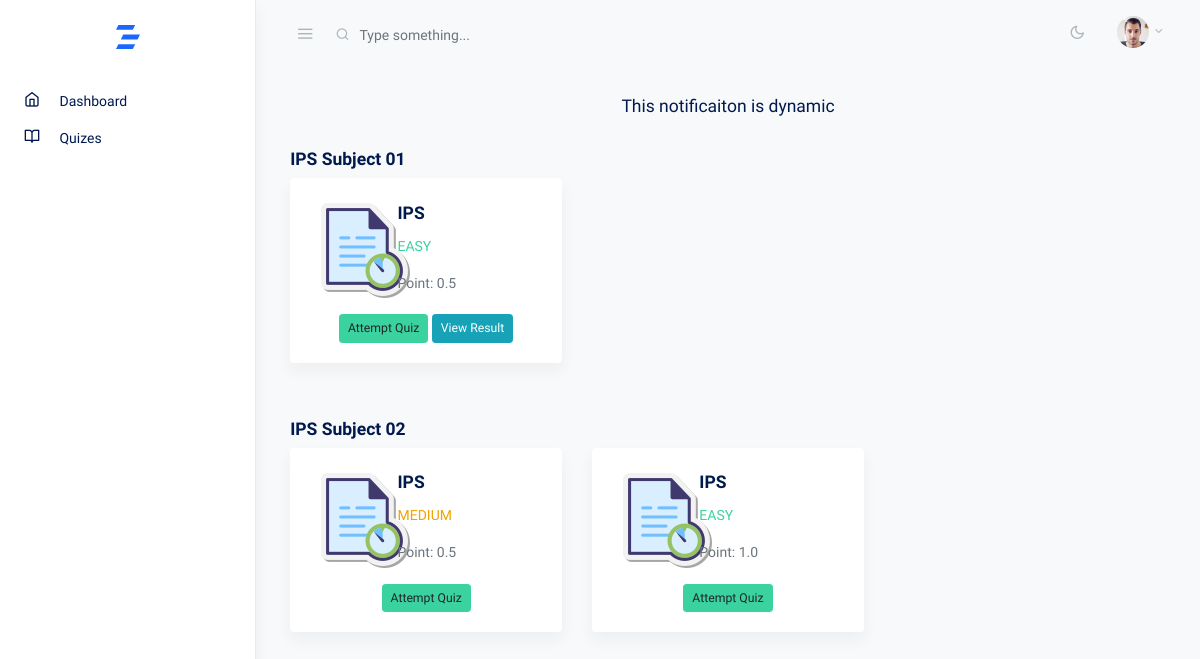
Page /home/ (signed in) on the committed database.
### core/models.py (models this page shows, shortened)
class Notification(models.Model):
    message = models.CharField(max_length=255)
    is_active = models.BooleanField(default=True)
    created_at = models.DateTimeField(auto_now_add=True)

### course/models.py (models this page shows, shortened)
class Subject(models.Model):
    course = models.ForeignKey(Course, on_delete=models.CASCADE)
    name = models.CharField(max_length=100)
    is_active = models.BooleanField(default=True)
    class Meta:
        verbose_name = "Subject"
        verbose_name_plural = "   Subjects"

class QuestionPattern(models.Model):
    TIER_CHOICES = [
        ('easy', 'Easy'),
        ('medium', 'Medium'),
        ('hard', 'Hard'),
    ]
    subject = models.ForeignKey(Subject, on_delete=models.CASCADE)
    tier = models.CharField(max_length=10, choices=TIER_CHOICES)
    exam_duration = models.PositiveIntegerField(default=30)
    points = models.FloatField(default=1.0, verbose_name="Points for each Question")
    random_serve = models.BooleanField(default=False)
    is_featured = models.BooleanField(default=False)
    total_questions_served = models.PositiveIntegerField(default=0, verbose_name="Total Questions Served")
    class Meta:
        verbose_name = "Question Pattern"
        verbose_name_plural = "  Question Patterns"

class Course(models.Model):
    name = models.CharField(max_length=100)
    slug = models.SlugField(unique=True)
    status = models.BooleanField(default=True)
    class Meta:
        verbose_name = "Course"
        verbose_name_plural = "    Courses"

### core/views.py (the view)
# urls.py: path('home/', views.home, name='home'),
@login_required
def home(request):
    user = request.user
    user_course = request.user.course
    f_quizzes = QuestionPattern.objects.filter(subject__course=user_course, is_featured=True).select_related('subject__course').order_by('subject__name')
    f_quizzes_grouped_by_subject = {}
    for subject, quizzes_in_subject in groupby(f_quizzes, lambda quiz: quiz.subject):
        f_quizzes_grouped_by_subject[subject] = list(quizzes_in_subject)
    notification = Notification.objects.filter(is_active=True).first()
    attempt_ids = {}
    f_participation_status = {}
    is_all_correct = {}
    for quizzes_in_subject in f_quizzes_grouped_by_subject.values():
        for quiz in quizzes_in_subject:
            attempt = UserAttempt.objects.filter(user=user, question=quiz).first()
            if attempt:
                f_participation_status[quiz.id] = True
                attempt_ids[quiz.id] = attempt.id
                is_all_correct[quiz.id] = attempt.is_correct
            else:
                f_participation_status[quiz.id] = False
    return render(request, 'user/home.html', {
        'f_quizzes_grouped_by_subject': f_quizzes_grouped_by_subject,
        'f_participation_status': f_participation_status,
        'notification': notification,
        'attempt_ids': attempt_ids,
        'is_all_correct' : is_all_correct
    })

### core/custom_filters.py (called while the page is built)
@register.filter(name='get_value')
def get_value(dictionary, key):
    return dictionary.get(key, False)

@register.filter
def get_item(dictionary, key):
    return dictionary.get(key)

### templates/user/home.html (shortened to what this page needs)
{% extends 'user/assets/base.html' %}
{% load custom_filters %}
{% block content %}
<div class="container-fluid">
    <div class="row justify-content-center">
        <div class="col-12">
            <div class="row text-center justify-content-center">
                <div class="col-12 mt-2 mb-2">
                    <h5 class="lead">{{notification.message}}</h5>
                </div>
            </div>
            <div class="row">
                {% for subject, quizzes in f_quizzes_grouped_by_subject.items %}
                    <div class="col-12 mt-3 mb-3">
                        <h5>{{ subject.name }}</h5>
                        <div class="row">
                            {% for quiz in quizzes %}
                                <div class="col-md-6 col-xl-4 mb-4">
                                    <div class="card shadow border-0">
                                        <div class="card-body">
                                            <div class="row align-items-center">
                                                <div class="col-4 text-center">
                                                    <img>
                                                </div>
                                                <div class="col-8">
                                                    <h5 class="card-title">{{ quiz.subject.course.name }}</h5>
                                                        {% if quiz.tier == 'easy' %}
                                                            <span class="text-success" >{{ quiz.tier|upper }}</span>
                                                        {% elif quiz.tier == 'medium' %}
                                                            <span class="text-warning" >{{ quiz.tier|upper }}</span>
                                                        {% else %}
                                                            <span class="text-danger" >{{ quiz.tier|upper }}</span>
                                                        {% endif %}
                                                    <p class="card-text">Point: {{ quiz.points }}</p>
                                                </div>
                                            </div>
                                            <div class="row align-items-right justify-content-center text-center mt-3">
                                                <div class="col">
                                                    {% if f_participation_status|get_value:quiz.id %}
                                                        {% if not is_all_correct|get_value:quiz.id %}
                                                            <button class="btn btn-success btn-sm" type="button" data-toggle="modal" data-target="#verticalModal_{{quiz.id}}">Attempt Quiz</button>
                                                            {% if attempt_ids|get_item:quiz.id %}
                                                                <a href="{% url 'core:attempt_answer' user_attempt_id=attempt_ids|get_item:quiz.id %}">
                                                                    <button class="btn btn-info btn-sm" type="button">View Result</button>
                                                                </a>
                                                            {% endif %}
                                                        {% endif %}
                                                    {% else %}
                                                        <button class="btn btn-success btn-sm" type="button" data-toggle="modal" data-target="#verticalModal_{{quiz.id}}">Attempt Quiz</button>
                                                    {% endif %}
                                                </div>
                                            </div>
                                        </div>
                                    </div>
                                </div>
                            {% endfor %}
                        </div>
                    </div>
                {% endfor %}
            </div>
        </div>
    </div>
        </div>
    </div>
{% endblock %}

### rows in the picture
Notification: message "This notificaiton is dynamic"
Subject: name "IPS Subject 01"
QuestionPattern: subject.course.name "IPS", tier "EASY", points "0.5", shows "View Result"
Subject: name "IPS Subject 02"
QuestionPattern: subject.course.name "IPS", tier "MEDIUM", points "0.5"
QuestionPattern: subject.course.name "IPS", tier "EASY", points "1.0"
